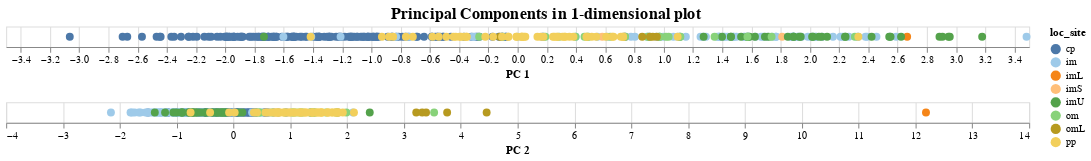

This figure's notebook cell:
### Markdown cell above
<font size="+2" color="grey"><b>1.1 1D scatterplot  </b></font><br><a id="1.1"></a>
<a href="#top" class="btn-xs btn-danger" role="button" aria-pressed="true" style="color:white" data-toggle="popover">Go back to the TOP</a>

Based on convention, plotting 1D scatterplot
- Dimension: D = 1
- Data abstraction: one numeric variable
- Encoding: position (x-axis), points, color
- Interaction: selection and filter, tooltip
- Layout: Juxtaposition (horizontal concatenation)


NB: The selection functions in this notebook are single selection, multi selection, Shift+Click and the filtering functions are the alternatives not highlighted

### Code cell
#binding the marks using the quality variable
selection = alt.selection_multi(fields=['loc_site'], bind='legend')

base = alt.Chart(df_ecoli).encode().properties(
    width=1000,)

#plot for 1D scatterplot
pca1_circle = base.mark_circle(size=60).encode(
    x=alt.X('pca1', title="PC 1"),
    color=alt.Color('loc_site:N'),
    #tooltip=list(all_features),
    opacity=alt.condition(selection, alt.value(1), alt.value(0.2))
).add_selection(
    selection
)

pca2_circle = base.mark_circle(size=60).encode(
    x=alt.X('pca2', title="PC 2"),
    color=alt.Color('loc_site:N', scale=alt.Scale(scheme='tableau20') ),
    #tooltip=list(all_features),
    opacity=alt.condition(selection, alt.value(1), alt.value(0.2))
)


(pca1_circle & pca2_circle).properties(
    title= 'Principal Components in 1-dimensional plot',
).configure_title(
    anchor= 'middle',
    fontSize=16  
)

### Figure 1 — Vega-Lite specification as saved in the notebook (floating-point values rounded to 4 significant figures; data arrays with more than 128 entries replaced by an {"elided": "..."} marker saying what was removed)
{"config": {"view": {"continuousWidth": 400, "continuousHeight": 300}, "title": {"anchor": "middle", "fontSize": 16}}, "vconcat": [{"mark": {"type": "circle", "size": 60}, "encoding": {"color": {"type": "nominal", "field": "loc_site"}, "opacity": {"condition": {"value": 1, "selection": "selector002"}, "value": 0.2}, "x": {"type": "quantitative", "field": "pca1", "title": "PC 1"}}, "selection": {"selector002": {"type": "multi", "fields": ["loc_site"], "bind": "legend"}}, "width": 1000}, {"mark": {"type": "circle", "size": 60}, "encoding": {"color": {"type": "nominal", "field": "loc_site", "scale": {"scheme": "tableau20"}}, "opacity": {"condition": {"value": 1, "selection": "selector002"}, "value": 0.2}, "x": {"type": "quantitative", "field": "pca2", "title": "PC 2"}}, "width": 1000}], "data": {"name": "data-3051613e60c8643f9c648787416e25fd"}, "title": "Principal Components in 1-dimensional plot", "$schema": "https://vega.github.io/schema/vega-lite/v4.8.1.json", "datasets": {"data-3051613e60c8643f9c648787416e25fd": {"elided": "336 records"}}}
